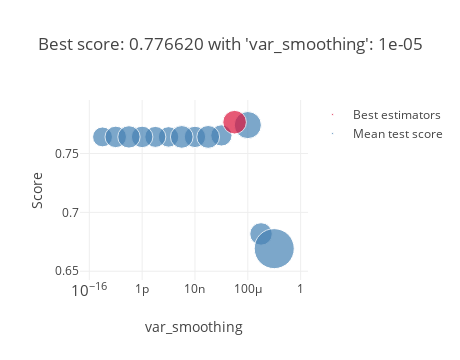

The cell this chart's notebook holds for it:
### Markdown cell above
#### After optimisation

### Code cell
parameters = {
    'var_smoothing': [1e-2, 1e-3, 1e-4, 1e-5, 1e-6, 1e-7, 1e-8, 1e-9, 1e-10, 1e-11, 1e-12, 1e-13, 1e-14, 1e-15]
}

grid_gnb=GridSearchCV(GNB, parameters, cv=10, verbose=0, n_jobs=-1)

grid_gnb.fit(X_train, y_train)

plot_grid_search(grid_gnb)
table_grid_search(grid_gnb)

### Figure 1 — Plotly figure (JSON) as saved in the notebook; plotly's stock layout.template omitted (floating-point values rounded to 4 significant figures)
{"data": [{"marker": {"color": "SteelBlue", "size": [0.00806, 0.004938, 0.004335, 0.004594, 0.004841, 0.004989, 0.005055, 0.005077, 0.005493, 0.005638, 0.005704, 0.005534, 0.01754], "sizemin": 4, "sizemode": "area", "sizeref": 2.192e-05}, "mode": "markers", "name": "Mean test score", "showlegend": true, "text": ["'var_smoothing': 0.0001", "'var_smoothing': 1e-06", "'var_smoothing': 1e-15", "'var_smoothing': 1e-10", "'var_smoothing': 1e-11", "'var_smoothing': 1e-08", "'var_smoothing': 1e-14", "'var_smoothing': 1e-12", "'var_smoothing': 1e-13", "'var_smoothing': 1e-09", "'var_smoothing': 1e-07", "'var_smoothing': 0.001", "'var_smoothing': 0.01"], "type": "scatter", "x": [0.0001, 1e-06, 1e-15, 1e-10, 1e-11, 1e-08, 1e-14, 1e-12, 1e-13, 1e-09, 1e-07, 0.001, 0.01], "xaxis": "x", "y": [0.7742, 0.7654, 0.7641, 0.7641, 0.7641, 0.7641, 0.7641, 0.7641, 0.7641, 0.7641, 0.7641, 0.6817, 0.6692], "yaxis": "y"}, {"marker": {"color": "Crimson", "size": [0.006092], "sizemin": 4, "sizemode": "area", "sizeref": 2.192e-05}, "mode": "markers", "name": "Best estimators", "showlegend": true, "text": ["{'var_smoothing': 1e-05}"], "type": "scatter", "x": [1e-05], "xaxis": "x", "y": [0.7766], "yaxis": "y"}], "layout": {"height": 360, "hovermode": "closest", "legend": {"traceorder": "reversed"}, "title": {"text": "Best score: 0.776620 with 'var_smoothing': 1e-05"}, "width": 460, "xaxis": {"anchor": "y", "domain": [0, 1], "title": {"text": "var_smoothing"}, "type": "log"}, "yaxis": {"anchor": "x", "domain": [0, 1], "title": {"text": "Score"}}}}
